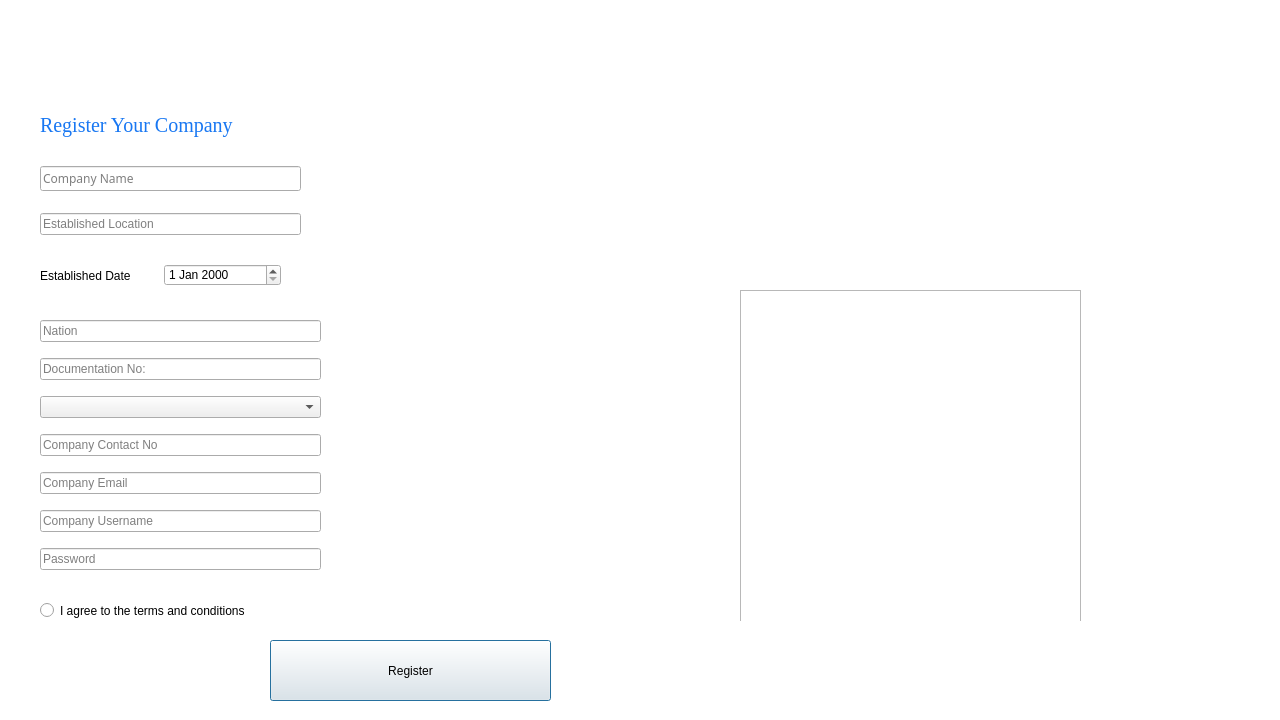
<?xml version="1.0" encoding="UTF-8"?>
<ui version="4.0">
 <class>registryForCompanies</class>
 <widget class="QDialog" name="registryForCompanies">
  <property name="geometry">
   <rect>
    <x>0</x>
    <y>0</y>
    <width>1280</width>
    <height>720</height>
   </rect>
  </property>
  <property name="windowTitle">
   <string>Dialog</string>
  </property>
  <property name="styleSheet">
   <string notr="true">#registryForCompanies{
background-color: white ; 
background-image: url(:/images/images/dotted.png); 
}</string>
  </property>
  <widget class="QLabel" name="logo">
   <property name="geometry">
    <rect>
     <x>30</x>
     <y>10</y>
     <width>351</width>
     <height>41</height>
    </rect>
   </property>
   <property name="font">
    <font>
     <pointsize>15</pointsize>
     <bold>true</bold>
    </font>
   </property>
   <property name="styleSheet">
    <string notr="true">background-repeat:no-repeat;
background-image: url(:/images/travelSphere.png);</string>
   </property>
   <property name="text">
    <string/>
   </property>
  </widget>
  <widget class="QLabel" name="note">
   <property name="geometry">
    <rect>
     <x>40</x>
     <y>100</y>
     <width>351</width>
     <height>51</height>
    </rect>
   </property>
   <property name="font">
    <font>
     <family>Georgia</family>
     <pointsize>15</pointsize>
    </font>
   </property>
   <property name="styleSheet">
    <string notr="true">#note{
color: #1877F2 

}</string>
   </property>
   <property name="text">
    <string>Register Your Company</string>
   </property>
  </widget>
  <widget class="QWidget" name="layoutWidget">
   <property name="geometry">
    <rect>
     <x>40</x>
     <y>260</y>
     <width>241</width>
     <height>31</height>
    </rect>
   </property>
   <layout class="QHBoxLayout" name="horizontalLayout">
    <item>
     <widget class="QLabel" name="establishedDate_2">
      <property name="text">
       <string>Established Date</string>
      </property>
     </widget>
    </item>
    <item>
     <widget class="QDateEdit" name="Established_dateEdit_2"/>
    </item>
   </layout>
  </widget>
  <widget class="QFrame" name="frame">
   <property name="geometry">
    <rect>
     <x>650</x>
     <y>70</y>
     <width>531</width>
     <height>601</height>
    </rect>
   </property>
   <property name="styleSheet">
    <string notr="true">#frame{
background-image: url(:/images/images/blueFrame.png) ; 
border-radius: 15px ; 
}</string>
   </property>
   <property name="frameShape">
    <enum>QFrame::StyledPanel</enum>
   </property>
   <property name="frameShadow">
    <enum>QFrame::Raised</enum>
   </property>
   <widget class="QFrame" name="frame_2">
    <property name="geometry">
     <rect>
      <x>40</x>
      <y>50</y>
      <width>451</width>
      <height>501</height>
     </rect>
    </property>
    <property name="styleSheet">
     <string notr="true">#frame_2{
background-image: url(:/images/images/innerframe.png) ; 
border-radius: 15px ; 
}</string>
    </property>
    <property name="frameShape">
     <enum>QFrame::StyledPanel</enum>
    </property>
    <property name="frameShadow">
     <enum>QFrame::Raised</enum>
    </property>
    <widget class="QFrame" name="frame_3">
     <property name="geometry">
      <rect>
       <x>50</x>
       <y>170</y>
       <width>341</width>
       <height>361</height>
      </rect>
     </property>
     <property name="styleSheet">
      <string notr="true">#frame_3{
background-image: url(:/images/images/Liberty.png) ;
}</string>
     </property>
     <property name="frameShape">
      <enum>QFrame::StyledPanel</enum>
     </property>
     <property name="frameShadow">
      <enum>QFrame::Raised</enum>
     </property>
    </widget>
   </widget>
  </widget>
  <widget class="QPushButton" name="register_PushButton">
   <property name="geometry">
    <rect>
     <x>270</x>
     <y>640</y>
     <width>281</width>
     <height>61</height>
    </rect>
   </property>
   <property name="text">
    <string>Register</string>
   </property>
  </widget>
  <widget class="QRadioButton" name="termsAndConditions">
   <property name="geometry">
    <rect>
     <x>40</x>
     <y>600</y>
     <width>331</width>
     <height>21</height>
    </rect>
   </property>
   <property name="text">
    <string>I agree to the terms and conditions</string>
   </property>
  </widget>
  <widget class="QWidget" name="">
   <property name="geometry">
    <rect>
     <x>40</x>
     <y>150</y>
     <width>261</width>
     <height>101</height>
    </rect>
   </property>
   <layout class="QVBoxLayout" name="verticalLayout">
    <item>
     <widget class="QLineEdit" name="CompanyName">
      <property name="font">
       <font>
        <family>Segoe MDL2 Assets</family>
       </font>
      </property>
      <property name="styleSheet">
       <string notr="true"/>
      </property>
      <property name="placeholderText">
       <string>Company Name</string>
      </property>
     </widget>
    </item>
    <item>
     <widget class="QLineEdit" name="location">
      <property name="placeholderText">
       <string>Established Location</string>
      </property>
     </widget>
    </item>
   </layout>
  </widget>
  <widget class="QWidget" name="">
   <property name="geometry">
    <rect>
     <x>40</x>
     <y>310</y>
     <width>281</width>
     <height>271</height>
    </rect>
   </property>
   <layout class="QVBoxLayout" name="verticalLayout_2">
    <item>
     <widget class="QLineEdit" name="Nation">
      <property name="placeholderText">
       <string>Nation</string>
      </property>
     </widget>
    </item>
    <item>
     <widget class="QLineEdit" name="documentNo">
      <property name="placeholderText">
       <string>Documentation No:</string>
      </property>
     </widget>
    </item>
    <item>
     <widget class="QComboBox" name="comboBox">
      <property name="placeholderText">
       <string>Documentation Type</string>
      </property>
      <item>
       <property name="text">
        <string>Citizenship</string>
       </property>
      </item>
      <item>
       <property name="text">
        <string>Driving License</string>
       </property>
      </item>
      <item>
       <property name="text">
        <string>Birth Certificate</string>
       </property>
      </item>
     </widget>
    </item>
    <item>
     <widget class="QLineEdit" name="ContactNo">
      <property name="placeholderText">
       <string>Company Contact No</string>
      </property>
     </widget>
    </item>
    <item>
     <widget class="QLineEdit" name="CompanyEmail">
      <property name="placeholderText">
       <string>Company Email</string>
      </property>
     </widget>
    </item>
    <item>
     <widget class="QLineEdit" name="Company_Username">
      <property name="placeholderText">
       <string>Company Username</string>
      </property>
     </widget>
    </item>
    <item>
     <widget class="QLineEdit" name="passwordComp">
      <property name="placeholderText">
       <string>Password</string>
      </property>
     </widget>
    </item>
   </layout>
  </widget>
 </widget>
 <resources/>
 <connections/>
</ui>
